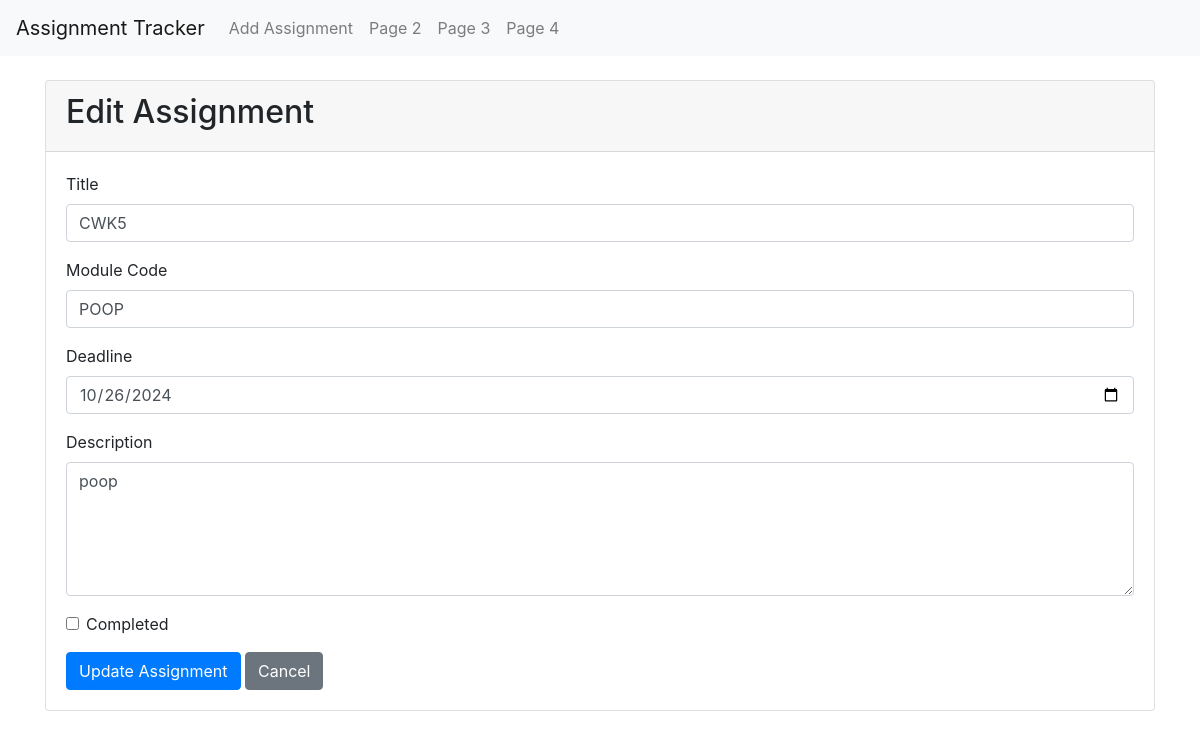
/edit-assignment/1, run on an earlier commit of the app's database.
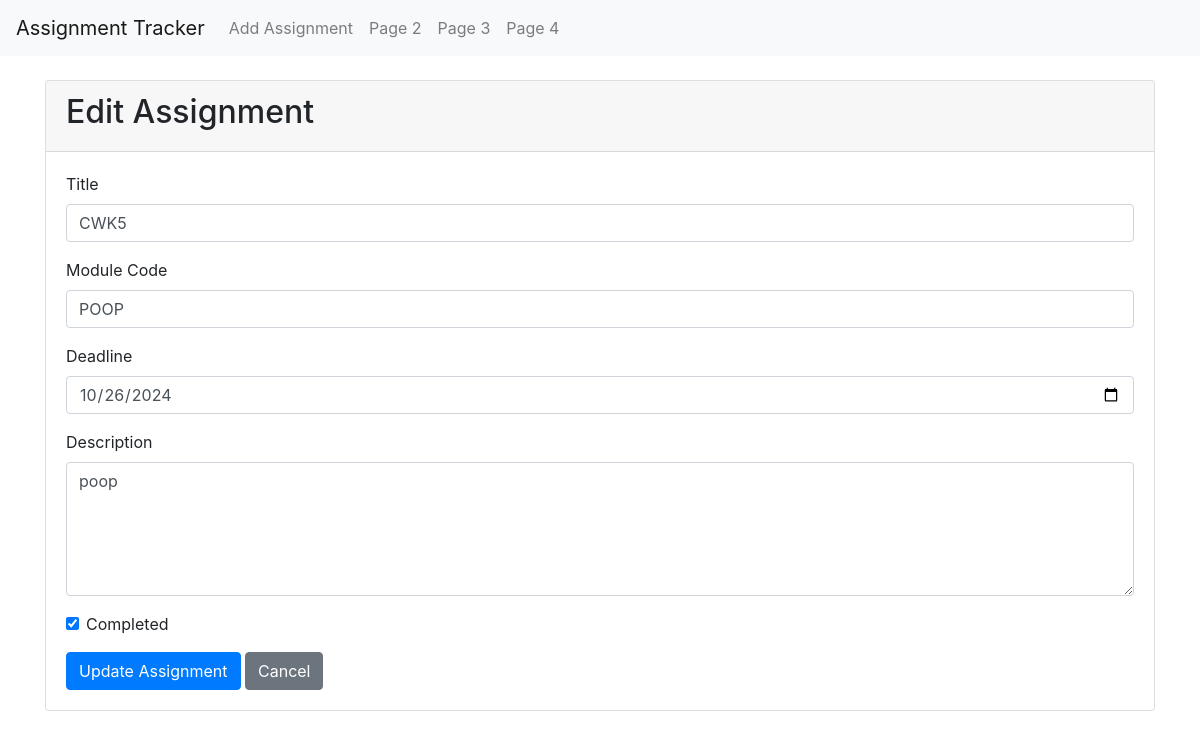
And on a later commit of the database.
### app/models.py (models this page shows, shortened)
class Assignment(db.Model):
    id = db.Column(db.Integer, primary_key=True)
    title = db.Column(db.String(100), nullable=False)  # Assessment title
    module_code = db.Column(db.String(20), nullable=False)  # Module code
    deadline = db.Column(db.DateTime, nullable=False)  # Deadline date
    description = db.Column(db.Text, nullable=True)  # Short description
    is_completed = db.Column(db.Boolean, default=False)  # Completion status
    date_created = db.Column(db.DateTime, default=datetime.utcnow)  # Timestamp for when the assignment was added

### app/views.py (the view, shortened to what this page needs)
@app.route("/edit-assignment/<int:assignment_id>", methods=['GET','Post'])
def edit_assignment(assignment_id):
    assignment = Assignment.query.get(assignment_id)
    if assignment is None:
        return render_template("404.html", message="Assignment doesn't exist!"), 404
    form = AssignmentForm(object=assignment)
    return render_template("edit_assignment.html", form=form, assignment=assignment)

### app/forms.py
class AssignmentForm(FlaskForm):
    title = StringField('Assignment Title', validators=[DataRequired()])
    module_code = StringField('Module Code', validators=[DataRequired()])
    deadline = DateField('Deadline (YYYY-MM-DD)', format='%Y-%m-%d', validators=[DataRequired()])
    description = TextAreaField('Description', validators=[DataRequired()])
    is_completed = BooleanField('Completed?')
    submit = SubmitField('Submit')

### app/templates/edit_assignment.html (shortened to what this page needs)
{% extends "base.html" %}
{% block content %}
<div class="card">
    <div class="card-header">
        <h2>Edit Assignment</h2>
    </div>
    <div class="card-body">
        <form method="POST" action="{{ url_for('edit_assignment', assignment_id=assignment.id) }}">
            <div class="form-group">
                <label for="title">Title</label>
                {{ form.title(class="form-control", id="title", value=assignment.title) }}
            </div>
            <div class="form-group">
                <label for="module_code">Module Code</label>
                {{ form.module_code(class="form-control", id="module_code", value=assignment.module_code) }}
            </div>
            <div class="form-group">
                <label for="deadline">Deadline</label>
                {{ form.deadline(class="form-control", id="deadline", value=assignment.deadline.strftime('%Y-%m-%d')) }}
            </div>
<div class="form-group">
    <label for="description">Description</label>
    <textarea class="form-control" id="description" name="description" rows="5">{{ assignment.description }}</textarea>
</div>
            <div class="form-group form-check">
                {{ form.is_completed(class="form-check-input", id="is_completed", checked=assignment.is_completed) }}
                <label class="form-check-label" for="is_completed">Completed</label>
            </div>
            <button type="submit" class="btn btn-primary">Update Assignment</button>
            <a href="{{ url_for('index') }}" class="btn btn-secondary">Cancel</a>
        </form>
    </div>
</div>
{% endblock %}

What changed in the data, as far as the page shows it:
changed Assignment "CWK5": is_completed "☐" → "☑"
